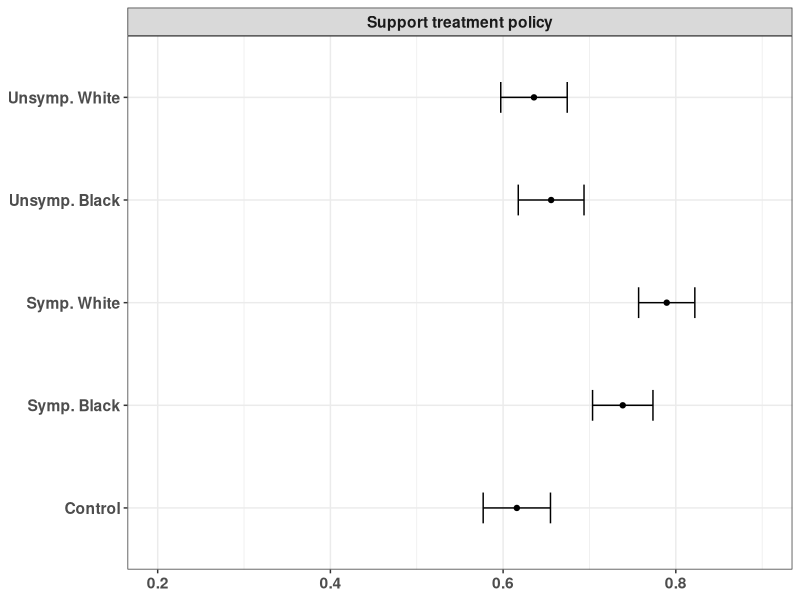
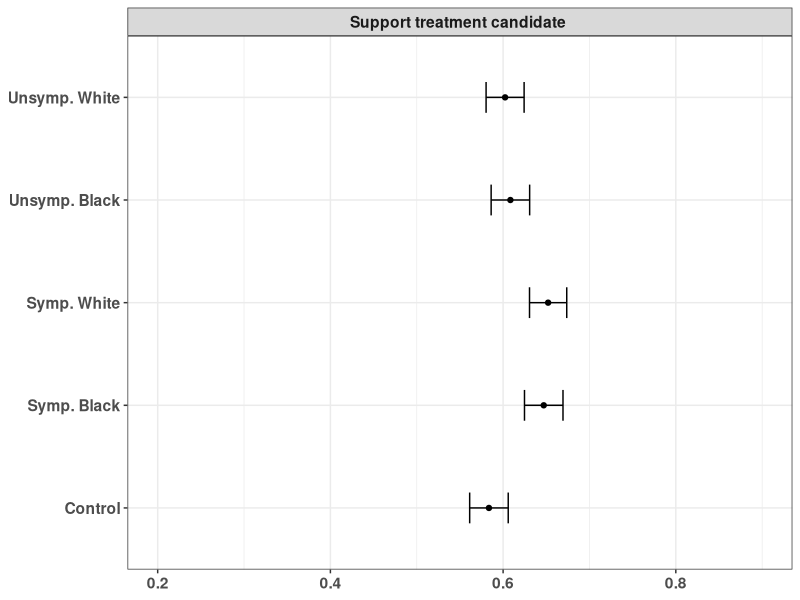
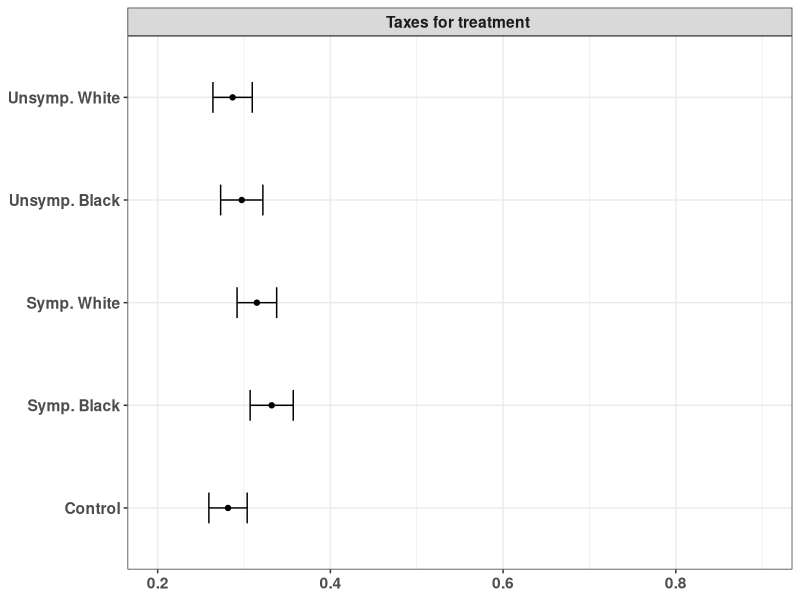
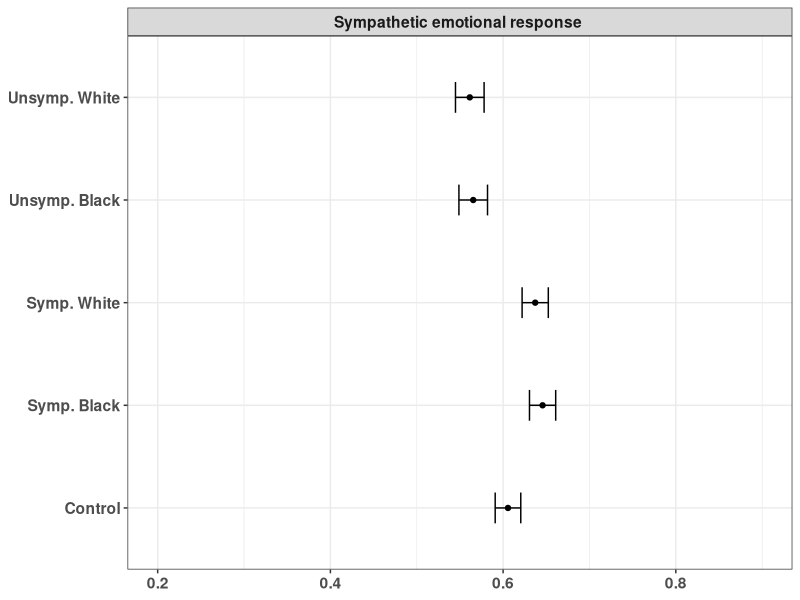

R code for these plots, in order: (Note: this script raises an error after producing the figures.)
####################################################################################
## Replication file: "Political Effects of Opioid Addiction Frames"
## Appendix
## Figure A5
## Steps: calculate raw means and ses by experimental condition, plot, print figure
####################################################################################
rm(list=ls()) ## clear list space

#####################
### Packages ########
#####################

library(ggplot2) ## used to create figure
library(gridExtra) ## used to print figure

#####################
### Function #####
#####################
se <- function(x) sqrt(var(x, na.rm = T)/length(x)) ## standard error

#####################
### Load Data ########
#####################

## read in data
data <- read.csv("tessdata.csv", head = T) ## 1517 obs


#####################################################
## calculate means and ses
#####################################################

## DV 1: Policy
mean.1.policy <- mean(data$policy[data$treat == "No Story"], na.rm =T) 
mean.2.policy <- mean(data$policy[data$treat == "Sympathetic Black"], na.rm =T) 
mean.3.policy <-mean(data$policy[data$treat == "Sympathetic White"], na.rm =T) 
mean.4.policy <- mean(data$policy[data$treat == "Unsympathetic Black"], na.rm =T) 
mean.5.policy <- mean(data$policy[data$treat == "Unsympathetic White"], na.rm =T) ##

se.1.policy <- se(data$policy[data$treat == "No Story"]) 
se.2.policy <-se(data$policy[data$treat == "Sympathetic Black"]) 
se.3.policy <-se(data$policy[data$treat == "Sympathetic White"]) 
se.4.policy <- se(data$policy[data$treat == "Unsympathetic Black"])
se.5.policy <- se(data$policy[data$treat == "Unsympathetic White"])


## DV 2: Candidate pref
mean.1.candidatesupport <- mean(data$candidatesupport[data$treat == "No Story"], na.rm =T) 
mean.2.candidatesupport <- mean(data$candidatesupport[data$treat == "Sympathetic Black"], na.rm =T) 
mean.3.candidatesupport <-mean(data$candidatesupport[data$treat == "Sympathetic White"], na.rm =T) 
mean.4.candidatesupport <- mean(data$candidatesupport[data$treat == "Unsympathetic Black"], na.rm =T) 
mean.5.candidatesupport <- mean(data$candidatesupport[data$treat == "Unsympathetic White"], na.rm =T) ##

se.1.candidatesupport <- se(data$candidatesupport[data$treat == "No Story"]) 
se.2.candidatesupport <-se(data$candidatesupport[data$treat == "Sympathetic Black"]) 
se.3.candidatesupport <-se(data$candidatesupport[data$treat == "Sympathetic White"]) 
se.4.candidatesupport <- se(data$candidatesupport[data$treat == "Unsympathetic Black"])
se.5.candidatesupport <- se(data$candidatesupport[data$treat == "Unsympathetic White"])


## DV 3: Taxes for treatment
mean.1.taxesfortreatment <- mean(data$taxesfortreatment[data$treat == "No Story"], na.rm =T) 
mean.2.taxesfortreatment <- mean(data$taxesfortreatment[data$treat == "Sympathetic Black"], na.rm =T) 
mean.3.taxesfortreatment <-mean(data$taxesfortreatment[data$treat == "Sympathetic White"], na.rm =T) 
mean.4.taxesfortreatment <- mean(data$taxesfortreatment[data$treat == "Unsympathetic Black"], na.rm =T) 
mean.5.taxesfortreatment <- mean(data$taxesfortreatment[data$treat == "Unsympathetic White"], na.rm =T) ##

se.1.taxesfortreatment <- se(data$taxesfortreatment[data$treat == "No Story"]) 
se.2.taxesfortreatment <-se(data$taxesfortreatment[data$treat == "Sympathetic Black"]) 
se.3.taxesfortreatment <-se(data$taxesfortreatment[data$treat == "Sympathetic White"]) 
se.4.taxesfortreatment <- se(data$taxesfortreatment[data$treat == "Unsympathetic Black"])
se.5.taxesfortreatment <- se(data$taxesfortreatment[data$treat == "Unsympathetic White"])

## DV 4: Emotion scale
mean.1.emotionscale <- mean(data$emotionscale[data$treat == "No Story"], na.rm =T) 
mean.2.emotionscale <- mean(data$emotionscale[data$treat == "Sympathetic Black"], na.rm =T) 
mean.3.emotionscale <-mean(data$emotionscale[data$treat == "Sympathetic White"], na.rm =T) 
mean.4.emotionscale <- mean(data$emotionscale[data$treat == "Unsympathetic Black"], na.rm =T) 
mean.5.emotionscale <- mean(data$emotionscale[data$treat == "Unsympathetic White"], na.rm =T) ##

se.1.emotionscale <- se(data$emotionscale[data$treat == "No Story"]) 
se.2.emotionscale <-se(data$emotionscale[data$treat == "Sympathetic Black"]) 
se.3.emotionscale <-se(data$emotionscale[data$treat == "Sympathetic White"]) 
se.4.emotionscale <- se(data$emotionscale[data$treat == "Unsympathetic Black"])
se.5.emotionscale <- se(data$emotionscale[data$treat == "Unsympathetic White"])

## create data frame to plot

data.test = data.frame(variable = c("Support treatment policy", "Support treatment policy", "Support treatment policy", "Support treatment policy", "Support treatment policy",
                                    "Support treatment candidate " , "Support treatment candidate " , "Support treatment candidate " , "Support treatment candidate " , "Support treatment candidate " , 
                                    "Taxes for treatment ", "Taxes for treatment ", "Taxes for treatment ", "Taxes for treatment ", "Taxes for treatment ",
                                    "Sympathetic emotional response ", "Sympathetic emotional response ", "Sympathetic emotional response ", "Sympathetic emotional response ","Sympathetic emotional response "),
                       treat = c("Control",
                                 "Symp. Black",
                                 "Symp. White",
                                 "Unsymp. Black",
                                 "Unsymp. White"),
                       effect = c(mean.1.policy, mean.2.policy, mean.3.policy, mean.4.policy, mean.5.policy,
                                  mean.1.candidatesupport, mean.2.candidatesupport, mean.3.candidatesupport, mean.4.candidatesupport, mean.5.candidatesupport,
                                  mean.1.taxesfortreatment, mean.2.taxesfortreatment, mean.3.taxesfortreatment, mean.4.taxesfortreatment, mean.5.taxesfortreatment,
                                  mean.1.emotionscale, mean.2.emotionscale, mean.3.emotionscale, mean.4.emotionscale, mean.5.emotionscale),
                       
                       
                       se = c(se.1.policy, se.2.policy, se.3.policy, se.4.policy, se.5.policy,
                              se.1.candidatesupport, se.2.candidatesupport, se.3.candidatesupport, se.4.candidatesupport, se.5.candidatesupport,
                              se.1.taxesfortreatment, se.2.taxesfortreatment, se.3.taxesfortreatment, se.4.taxesfortreatment, se.5.taxesfortreatment,
                              se.1.emotionscale, se.2.emotionscale, se.3.emotionscale, se.4.emotionscale, se.5.emotionscale)) 
# data.test

data.test$treat <- factor(data.test$treat , levels =c("Control",
                                                      "Symp. Black",
                                                      "Symp. White",
                                                      "Unsymp. Black",
                                                      "Unsymp. White"))

# data.test


## plot

p1<- ggplot(data.test[1:5,], aes(x=effect, y=treat, fill=treat)) +
  facet_grid(.~variable) +
  geom_point(stat="identity") +
  guides(fill=FALSE) +
  theme_bw() +
  theme(text = element_text(size=14, face="bold"),  axis.title.y=element_blank(), 
        axis.title.x=element_blank()) +
  scale_x_continuous(limits=c(0.2,0.9)) +
  geom_errorbarh(aes(xmin = (effect) - 1.39*(se), xmax= (effect) + 1.39*(se)), height = .3)
# p1


p2<- ggplot(data.test[6:10,], aes(x=effect, y=treat, fill=treat)) +
  facet_grid(.~variable) +
  geom_point(stat="identity") +
  guides(fill=FALSE) +
  theme_bw() +
  theme(text = element_text(size=14, face="bold"),  axis.title.y=element_blank(), 
        axis.title.x=element_blank()) +
  scale_x_continuous(limits=c(0.2,0.9)) +
  geom_errorbarh(aes(xmin = (effect) - 1.39*(se), xmax= (effect) + 1.39*(se), height = .3))

# p2

p3<- ggplot(data.test[11:15,], aes(x=effect, y=treat, fill=treat)) +
  facet_grid(.~variable) +
  geom_point(stat="identity") +
  guides(fill=FALSE) +
  theme_bw() +
  theme(text = element_text(size=14, face="bold"),  axis.title.y=element_blank(), 
        axis.title.x=element_blank()) +
  scale_x_continuous(limits=c(0.2,0.9)) +
  geom_errorbarh(aes(xmin = (effect) - 1.39*(se), xmax= (effect) + 1.39*(se), height = .3))

# p3

p4<- ggplot(data.test[16:20,], aes(x=effect, y=treat, fill=treat)) +
  facet_grid(.~variable) +
  geom_point(stat="identity") +
  guides(fill=FALSE) +
  theme_bw() +
  theme(text = element_text(size=14, face="bold"),  axis.title.y=element_blank(), 
        axis.title.x=element_blank()) +
  scale_x_continuous(limits=c(0.2,0.9)) +
  geom_errorbarh(aes(xmin = (effect) - 1.39*(se), xmax= (effect) + 1.39*(se), height = .3))

# p4

# grid.arrange(p1, p2, p3, p4, nrow = 2) # View in R

## Print figure
cat("\nFigure A5: Mean outcome values across experimental conditions (raw values, 83% CIs)\n")
pdf("./output/FigureA5.pdf", width = 10.5, height = 6)
grid.arrange(p1, p2, p3, p4, nrow = 2)
dev.off()
cat("Saved Figure A5 in /output")

